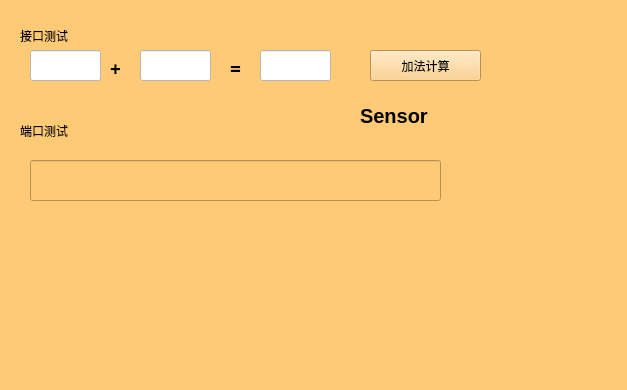
<?xml version="1.0" encoding="UTF-8"?>
<ui version="4.0">
 <class>Form</class>
 <widget class="QWidget" name="Form">
  <property name="geometry">
   <rect>
    <x>0</x>
    <y>0</y>
    <width>627</width>
    <height>390</height>
   </rect>
  </property>
  <property name="sizePolicy">
   <sizepolicy hsizetype="Expanding" vsizetype="Expanding">
    <horstretch>0</horstretch>
    <verstretch>0</verstretch>
   </sizepolicy>
  </property>
  <property name="windowTitle">
   <string>Form</string>
  </property>
  <property name="styleSheet">
   <string notr="true">background-color: rgb(255, 202, 117);</string>
  </property>
  <widget class="QLabel" name="label">
   <property name="geometry">
    <rect>
     <x>20</x>
     <y>20</y>
     <width>111</width>
     <height>31</height>
    </rect>
   </property>
   <property name="text">
    <string>接口测试</string>
   </property>
  </widget>
  <widget class="QLabel" name="label_2">
   <property name="geometry">
    <rect>
     <x>20</x>
     <y>110</y>
     <width>111</width>
     <height>41</height>
    </rect>
   </property>
   <property name="text">
    <string>端口测试</string>
   </property>
  </widget>
  <widget class="QPushButton" name="addpushButton">
   <property name="geometry">
    <rect>
     <x>370</x>
     <y>50</y>
     <width>111</width>
     <height>31</height>
    </rect>
   </property>
   <property name="text">
    <string>加法计算</string>
   </property>
  </widget>
  <widget class="QLabel" name="label_7">
   <property name="geometry">
    <rect>
     <x>110</x>
     <y>60</y>
     <width>21</width>
     <height>16</height>
    </rect>
   </property>
   <property name="font">
    <font>
     <family>Agency FB</family>
     <pointsize>14</pointsize>
     <weight>75</weight>
     <bold>true</bold>
    </font>
   </property>
   <property name="text">
    <string>+</string>
   </property>
  </widget>
  <widget class="QLabel" name="label_8">
   <property name="geometry">
    <rect>
     <x>230</x>
     <y>60</y>
     <width>21</width>
     <height>16</height>
    </rect>
   </property>
   <property name="font">
    <font>
     <family>Agency FB</family>
     <pointsize>14</pointsize>
     <weight>75</weight>
     <bold>true</bold>
    </font>
   </property>
   <property name="text">
    <string>=</string>
   </property>
  </widget>
  <widget class="QLineEdit" name="lineEdit">
   <property name="geometry">
    <rect>
     <x>30</x>
     <y>50</y>
     <width>71</width>
     <height>31</height>
    </rect>
   </property>
   <property name="styleSheet">
    <string notr="true">background-color: rgb(255, 255, 255);</string>
   </property>
   <property name="text">
    <string/>
   </property>
  </widget>
  <widget class="QLineEdit" name="lineEdit_2">
   <property name="geometry">
    <rect>
     <x>140</x>
     <y>50</y>
     <width>71</width>
     <height>31</height>
    </rect>
   </property>
   <property name="styleSheet">
    <string notr="true">background-color: rgb(255, 255, 255);</string>
   </property>
   <property name="text">
    <string/>
   </property>
  </widget>
  <widget class="QLineEdit" name="lineEdit_3">
   <property name="enabled">
    <bool>false</bool>
   </property>
   <property name="geometry">
    <rect>
     <x>260</x>
     <y>50</y>
     <width>71</width>
     <height>31</height>
    </rect>
   </property>
   <property name="styleSheet">
    <string notr="true">background-color: rgb(255, 255, 255);</string>
   </property>
  </widget>
  <widget class="QLineEdit" name="lineEdit_4">
   <property name="enabled">
    <bool>false</bool>
   </property>
   <property name="geometry">
    <rect>
     <x>30</x>
     <y>160</y>
     <width>411</width>
     <height>41</height>
    </rect>
   </property>
  </widget>
  <widget class="QLabel" name="label_3">
   <property name="geometry">
    <rect>
     <x>360</x>
     <y>100</y>
     <width>131</width>
     <height>31</height>
    </rect>
   </property>
   <property name="font">
    <font>
     <pointsize>15</pointsize>
     <weight>75</weight>
     <bold>true</bold>
    </font>
   </property>
   <property name="text">
    <string>Sensor</string>
   </property>
  </widget>
 </widget>
 <resources/>
 <connections/>
</ui>
